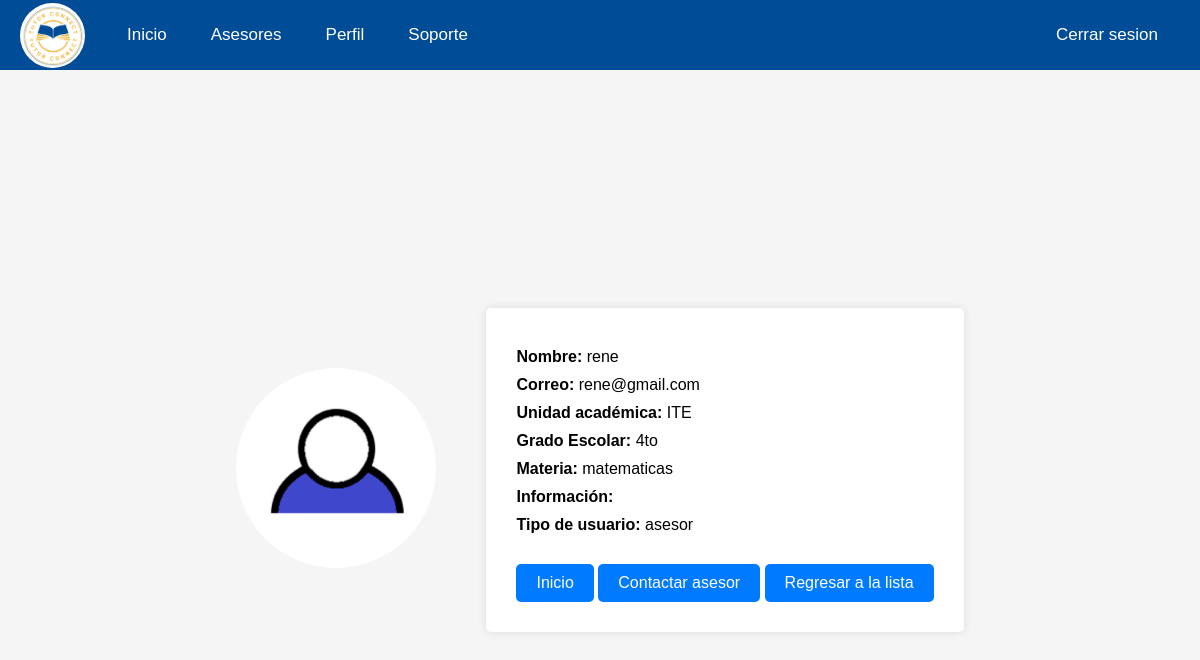
The page /assets/php/perfil_asesor.php?id=23 (signed in) on the database its author committed.
### tables this page shows
CREATE TABLE `usuarios` (
  `Id` int(11) NOT NULL,
  `nombre` varchar(50) NOT NULL,
  `correo` varchar(30) NOT NULL,
  `institucion` varchar(50) NOT NULL,
  `grado` varchar(30) NOT NULL,
  `contrasena` varchar(30) NOT NULL,
  `tipo` varchar(10) NOT NULL,
  `materia` varchar(50) NOT NULL,
  `info` varchar(300) NOT NULL
);

### assets/php/perfil_asesor.php (the view, shortened to what this page needs)
<?php
    include 'conexion_bd.php';
    $datos = mysqli_query($conexion, "SELECT * FROM usuarios WHERE Id = '$_REQUEST[id]'");
    $dato = mysqli_fetch_array($datos);
?>
<!DOCTYPE html>
<html lang="en">
<head>
    <link rel="stylesheet" href = "../css/estilos_navbar.css">
    <link rel="stylesheet" href = "../css/estilos_perfil_asesor.css">
</head>
<body>
    <nav class="navbar_main">
        <div class="navbar-iz">
            <img src="/Tutor-Connect/assets/images/logo.png" alt="logo">
            <a href="/Tutor-Connect/inicio/views/inicio.php">Inicio</a>
            <a href="/Tutor-Connect/assets/php/usuarios.php">Asesores</a>
            <a href="/Tutor-Connect/usuario.php">Perfil</a>
            <a href="/Tutor-Connect/ayuda/ayuda.html">Soporte</a>
        </div>
        <div class='navbar-de'>
            <a href='/Tutor-Connect/assets/php/logout.php'> Cerrar sesion </a>
        </div>
    </nav>
    <div class="contenedor">
        <div class="contenedor_foto">
            <img src="/Tutor-Connect/assets/images/usuario.png" alt="foto_perfil">
        </div>
        <div class="informacion">
            <p><b>Nombre:</b> <?php echo $dato['nombre']; ?></p>
            <p><b>Correo:</b> <?php echo $dato['correo']; ?></p>
            <p><b>Unidad académica:</b> <?php echo $dato['institucion']; ?></p>
            <p><b>Grado Escolar:</b> <?php echo $dato['grado']; ?></p>
            <?php if ($dato['tipo'] == "asesor") { ?>
                <p><b>Materia:</b> <?php echo $dato['materia']; ?></p>
                <p><b>Información:</b> <?php echo $dato['info']; ?></p>
            <?php } ?>
            <p><b>Tipo de usuario:</b> <?php echo $dato['tipo']; ?></p>
            <a href="../../inicio/views/inicio.php">Inicio</a>
            <a href="#">Contactar asesor</a>
            <a href="usuarios.php">Regresar a la lista</a>
        </div>
    </div>
</body>
</html>

### assets/css/estilos_navbar.css (style rules this page uses)
* { margin: 0; padding: 0; box-sizing: border-box; text-decoration: none; font-family: Arial, sans-serif; }
.navbar_main { height: 70px; background-color: #004C97; overflow: hidden; display: flex; justify-content: space-between; align-items: center; padding: 14px 20px; }
.navbar_main img { margin-right: 20px; border-radius: 50%; width: 65px; }
.navbar-iz a, .navbar-de a { color: white; text-align: center; padding: 10px 20px; text-decoration: none; margin-right: 0px; border: 2px solid #004C97; font-size: 17px; transition: all 600ms; }
.navbar-iz { display: flex; align-items: center; }
.navbar-de { display: flex; align-items: center; }

### assets/css/estilos_perfil_asesor.css (style rules this page uses)
* { margin: 0; padding: 0; box-sizing: border-box; text-decoration: none; }
body { font-family: Arial, sans-serif; background-color: #f5f5f5; margin: 0; padding: 0; }
.contenedor { display: flex; justify-content: center; align-items: center; height: 100vh; }
.contenedor_foto { margin-right: 50px; }
.contenedor_foto img { width: 200px; height: 200px; border-radius: 50%; object-fit: cover; }
.informacion { background-color: #fff; padding: 30px; border-radius: 5px; box-shadow: 0 0 10px rgba(0, 0, 0, 0.1); }
.informacion p { margin: 10px 0; }
.informacion a { display: inline-block; margin-top: 20px; padding: 10px 20px; background-color: #007bff; color: #fff; text-decoration: none; border-radius: 5px; transition: background-color 0.3s ease; }

### rows shown on the page
usuarios: nombre "rene", correo "rene@gmail.com", institucion "ITE", grado "4to", materia "matematicas", tipo "asesor"
